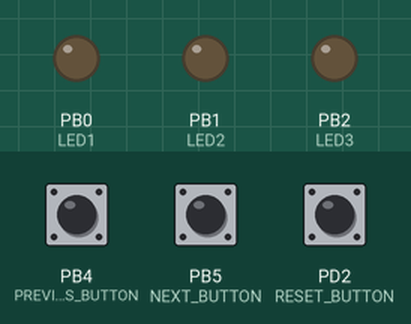
Simulated run of this program. Board: ATmega328P, built with avr-gcc and emulated at 16 MHz (the files do not name the chip). Shown: output pins drawn as LEDs (lit = HIGH). Dashed ring = blinking. The inputs (shaded band) are chosen by the test bench; at power-on: PB5 (NEXT_BUTTON) LOW, PB4 (PREVIOUS_BUTTON) LOW, PD2 (RESET_BUTTON) HIGH.

Above: at 1.2 s.
1.3 s: PB5 (NEXT_BUTTON) pulled HIGH for 0.15 s
At 1.45 s:
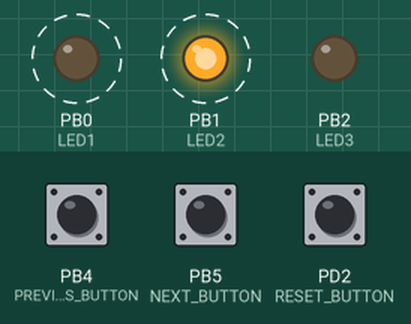
4.3 s: PB5 (NEXT_BUTTON) pulled HIGH for 1 s
At 4.7 s:
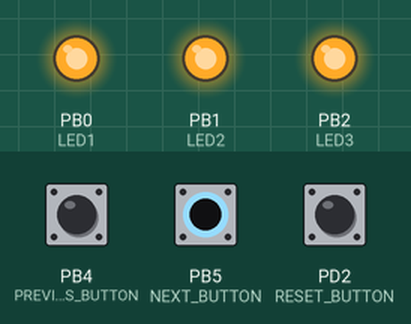
6.8 s: PB5 (NEXT_BUTTON) pulled HIGH for 3.2 s
At 7.8 s:
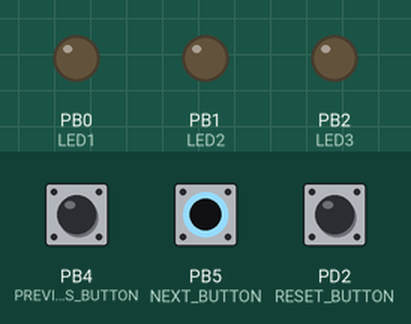
11.5 s: PB4 (PREVIOUS_BUTTON) pulled HIGH for 0.15 s
At 12.6 s:
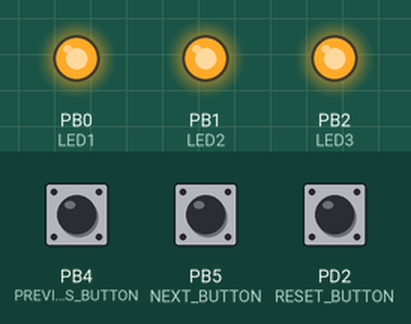
Timing chart, 0 to 14.1 s (numbered marks = the images above; inputs shaded):
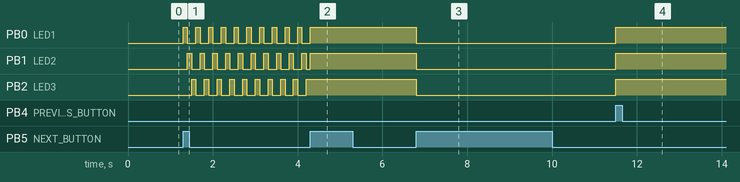

Measured:
- after the input at 1.3 s, PB0 (LED1): alternates HIGH for 0.10 s and LOW for 0.20 s, starting at once; PB1 (LED2): alternates HIGH for 0.10 s and LOW for 0.20 s, starting after 0.10 s; PB2 (LED3): alternates HIGH for 0.10 s and LOW for 0.20 s, starting after 0.20 s
- after the input at 4.3 s, PB0 (LED1): goes on until 4.3 s, then stays HIGH; PB2 (LED3): stops changing and stays HIGH
- after the input at 6.8 s, PB0 (LED1), PB1 (LED2), PB2 (LED3): HIGH → LOW at once
- after the input at 11.5 s, PB0 (LED1), PB1 (LED2), PB2 (LED3): LOW → HIGH at once

The program:

main.c
```c
/********************************************************************************
* main.c: Implementering av en tillståndsmaskin för tre lysdioder, som kan
*         anta tre tillstånd:
*
*
*         Tillstånd            Resultat
*            OFF       Lysdioderna hålls släckta.
*           BLINK      Lysdioderna blinkar i en slinga var 100:e millisekund.
*            ON        Lysdioderna hålls tända.
*
*          Två tryckknappar PREVIOUS_BUTTON samt NEXT_BUTTON anslutna till
*          pin 12 - 13 (PORTB4 - PORTB5) används för att uppdatera lysdiodernas
*          tillstånd framåt eller bakåt. En resetknapp RESET_BUTTON ansluten
*          till pin 2 (PORTD2) används för att omedelbart återställa
*          lysdioderna till startläget (lysdioderna släcks).
********************************************************************************/
#include "header.h"

/********************************************************************************
* main: Initierar systemet vid start (konfigurerar I/O-portar samt aktiverar
*       avbrott på tryckknapparnas pinnar). Programmet hålls sedan igång
*       kontinuerligt så länge matningsspänning tillförs. Lysdioderna tillstånd
*       uppdateras via avbrottsrutiner. Tillstånsdmaskinens utsignaler
*       uppdateras kontinuerligt utefter aktuellt tillstånd.
********************************************************************************/
int main(void)
{
   setup();

   while (1)
   {
      fsm_set_output(100);
   }

   return 0;
}
```

fsm.c
```c
/********************************************************************************
* fsm.c: Innehåller funktionalitet för implementering av tillståndsmaskinen
*        för styrning av lysdioderna. Pekare används vid passering av
*        blinkhastigheten för att direkt kunna avbryta en blinkning ifall
*        aktuellt tillstånd övergår från blinkande till annat tillstånd.
*        Fördröjningstiden som refereras till nollställs när detta sker,
*        vilket medför att kvarvarande fördröjningstid sätts till noll.
********************************************************************************/
#include "header.h"

/* Statiska funktioner: */
static void leds_blink(const volatile uint16_t* blink_speed_ms);
static void delay_ms(const volatile uint16_t* delay_time_ms);

/* Statiska datamedlemmar: */
static enum led_state state = LED_STATE_OFF; /* Lagrar dörrens tillstånd. */
static uint16_t speed_ms = 0;                /* Lysdiodernas blinkhastighet i ms. */

/********************************************************************************
* fsm_reset: Återställer tillståndsmaskinen till startläget, vilket innebär
*            att lysdioderna släcks.
********************************************************************************/
void fsm_reset(void)
{
   state = LED_STATE_OFF;
   speed_ms = 0;
   LEDS_OFF;
   return;
}

/********************************************************************************
* fsm_uppdate: Uppdaterar tillståndsmaskinen utefter nuvarande tillstånd samt
*              vilken tryckknapp som trycks ned. För att avbryta eventuell
*              blinkning så nollställs lysdiodernas blinkhastighet temporärt
*              när aktuellt tillstånd övergår från blinkande till något annat.
*              Tillståndsmaskinens utsignaler uppdateras innan funktionen
*              avslutas (eventuell blinkning genomförs ej, utan kräver att
*              användaren kör tillståndsmaskinen via funktionen fsm_set_output).
********************************************************************************/
void fsm_update(void)
{
   switch (state)
   {
      case LED_STATE_OFF:
      {
         if (NEXT_BUTTON_PRESSED)
         {
            state = LED_STATE_BLINK;
         }
         else if (PREVIOUS_BUTTON_PRESSED)
         {
            state = LED_STATE_ON;
         }

         break;
      }

      case LED_STATE_BLINK:
      {
         if (NEXT_BUTTON_PRESSED)
         {
            state = LED_STATE_ON;
            speed_ms = 0;
         }
         else if (PREVIOUS_BUTTON_PRESSED)
         {
            state = LED_STATE_OFF;
            speed_ms = 0;
         }

         break;
      }

      case LED_STATE_ON:
      {
         if (NEXT_BUTTON_PRESSED)
         {
            state = LED_STATE_OFF;
         }
         else if (PREVIOUS_BUTTON_PRESSED)
         {
            state = LED_STATE_BLINK;
         }

         break;
      }

      default:
      {
         fsm_reset();
         break;
      }
   }

   fsm_set_output(0);
   return;
}

/********************************************************************************
* fsm_set_output: Uppdaterar tillståndsmaskinens utsignaler utefter aktuellt
*                 tillstånd.
*
*                 blink_speed_ms: Lysdiodernas blinkhastighet vid blinkning.
********************************************************************************/
void fsm_set_output(const uint16_t blink_speed_ms)
{
   if (state == LED_STATE_OFF)
   {
      LEDS_OFF;
   }
   else if (state == LED_STATE_BLINK)
   {
      speed_ms = blink_speed_ms;
      leds_blink(&speed_ms);
   }
   else if (state == LED_STATE_ON)
   {
      LEDS_ON;
   }
   else
   {
      fsm_reset();
   }
   return;
}

/********************************************************************************
* leds_blink: Blinkar lysdioderna i en slinga med angiven blinkhastighet.
*             Blinkhastigheten refereras till via en pekare för att direkt kunna
*             uppdateras, exempelvis för att avbrytas, vilket åstadkommes genom
*             att värdet på den passerade adressen nollställs).
*
*             - blink_speed_ms: Pekare till blinkhastigheten mätt i ms.
********************************************************************************/
static void leds_blink(const volatile uint16_t* blink_speed_ms)
{
   LEDS_OFF;
   LED1_ON;
   delay_ms(blink_speed_ms);

   LED1_OFF;
   LED2_ON;
   delay_ms(blink_speed_ms);

   LED2_OFF;
   LED3_ON;
   delay_ms(blink_speed_ms);

   LED3_OFF;
   return;
}

/********************************************************************************
* delay_ms: Genererar fördröjning mätt i millisekunder. Fördröjningstiden
*           refereras till via en pekare för att direkt kunna uppdateras,
*           exempelvis för att avbrytas (åstadkommes genom att värdet på den
*           passerade adressen nollställs).
*
*           - delay_time_ms: Pekare till fördröjningstiden mätt i ms.
********************************************************************************/
static void delay_ms(const volatile uint16_t* delay_time_ms)
{
   for (uint16_t i = 0; i < *delay_time_ms; ++i)
   {
      _delay_ms(1);
   }

   return;
}
```

header.h
```c
/********************************************************************************
* header.h: Innehåller diverse definitioner och deklarationer för implementering
*           av tillståndsmaskinen.
********************************************************************************/
#ifndef HEADER_H_
#define HEADER_H_

/* Klockfrekvens (behövs för fördröjningsgenerering med funktionen _delay_ms): */
#define F_CPU 16000000UL /* 16 MHz. */

/* Inkluderingsdirektiv: */
#include <avr/io.h>        /* Innehåller information om I/O-register såsom DDRB och PORTB. */
#include <avr/interrupt.h> /* Innehåller information om avbrottsvektorer såsom PCINT0_vect. */
#include <util/delay.h>    /* Innehåller funktionalitet för fördröjningsgenerering. */

/* Makrodefinitioner: */
#define LED1 0 /* Lysdiod 1 ansluten till pin 8 / PORTB0. */
#define LED2 1 /* Lysdiod 2 ansluten till pin 9 / PORTB1. */
#define LED3 2 /* Lysdiod 3 ansluten till pin 10 / PORTB2. */

#define PREVIOUS_BUTTON 4 /* Knapp för byte till föregående tillstånd ansluten till pin 12 / PORTB4. */
#define NEXT_BUTTON 5     /* Knapp för byte till nästa tillstånd ansluten till pin 13 / PORTB5. */
#define RESET_BUTTON 2    /* Reset-knapp ansluten till pin 2 / PORTD2. */

#define LED1_ON PORTB |= (1 << LED1) /* Tänder lysdiod 1. */
#define LED2_ON PORTB |= (1 << LED2) /* Tänder lysdiod 2. */
#define LED3_ON PORTB |= (1 << LED3) /* Tänder lysdiod 3. */

#define LED1_OFF PORTB &= ~(1 << LED1) /* Släcker lysdiod 1. */
#define LED2_OFF PORTB &= ~(1 << LED2) /* Släcker lysdiod 2. */
#define LED3_OFF PORTB &= ~(1 << LED3) /* Släcker lysdiod 3. */

#define LEDS_ON PORTB |= (1 << LED1) | (1 << LED2) | (1 << LED3)     /* Tänder lysdioderna. */
#define LEDS_OFF PORTB &= ~((1 << LED1) | (1 << LED2) | (1 << LED3)) /* Släcker lysdioderna. */

#define PREVIOUS_BUTTON_PRESSED (PINB & (1 << PREVIOUS_BUTTON)) /* Indikerar byte till föregående tillstånd. */
#define NEXT_BUTTON_PRESSED (PINB & (1 << NEXT_BUTTON))         /* Indikerar byte till nästa tillstånd */
#define RESET_BUTTON_PRESSED (PIND & (1 << RESET_BUTTON))       /* Indikerar nedtryckning av reset-knappen. */

/********************************************************************************
* bool: Datatyp som indikerar sant eller falskt. Denna datatyp är vanlig i
*       flertalet programmeringsspråk. I C utgör bool dock inte en primitiv
*       datatyp, men kan implementeras via en enumeration som här eller via
*       inkludering av standardbiblioteket stdbool.h (för C99 och senare).
********************************************************************************/
typedef enum { false, true } bool;

/********************************************************************************
* led_state: Datatyp för lagring av lysdiodernas tillstånd.
********************************************************************************/
enum led_state { LED_STATE_OFF, LED_STATE_BLINK, LED_STATE_ON };

/********************************************************************************
* setup: Initierar mikrodatorn vid start.
********************************************************************************/
void setup(void);

/********************************************************************************
* fsm_reset: Återställer tillståndsmaskinen till startläget, vilket innebär
*            att lysdioderna släcks.
********************************************************************************/
void fsm_reset(void);

/********************************************************************************
* fsm_uppdate: Uppdaterar tillståndsmaskinen utefter nuvarande tillstånd samt
*              vilken tryckknapp som trycks ned.
********************************************************************************/
void fsm_update(void);

/********************************************************************************
* fsm_set_output: Uppdaterar tillståndsmaskinens utsignaler utefter aktuellt
*                 tillstånd.
*
*                 blink_speed_ms: Lysdiodernas blinkhastighet vid blinkning.
********************************************************************************/
void fsm_set_output(const uint16_t blink_speed_ms);

#endif /* HEADER_H_ */
```

interrupts.c
```c
/********************************************************************************
* interrupts.c: Innehåller avbrottsrutiner.
********************************************************************************/
#include "header.h"

/********************************************************************************
* ISR (PCINT0_vect): Avbrottsrutin för PCI-avbrott på I/O-port B, som anropas
*                    vid uppsläppning eller nedtryckning av tryckknappar
*                    anslutna till pin 12 - 13 (PORTB4 - PORTB4). Om någon av
*                    dessa knappar trycks ned så uppdateras tillståndsmaskinen.
********************************************************************************/
ISR (PCINT0_vect)
{
   if (PREVIOUS_BUTTON_PRESSED || NEXT_BUTTON_PRESSED)
   {
      fsm_update();
   }

   return;
}

/********************************************************************************
* ISR (INT0_vect): Avbrottsrutin, som anropas vid nedtryckning av reset-knappen
*                  ansluten till pin 2 (PORTD2). Vid reset så återställs
*                  tillståndsmaskinen till startläget (lysdioderna släcks).
********************************************************************************/
ISR (INT0_vect)
{
   fsm_reset();
   return;
}
```

setup.c
```c
/********************************************************************************
* setup.c: Innehåller initieringsrutiner.
********************************************************************************/
#include "header.h"

/* Statiska funktioner: */
static inline void init_ports(void);
static inline void init_interrupts(void);

/********************************************************************************
* setup: Initierar mikrodatorn vid start.
********************************************************************************/
void setup(void)
{
   init_ports();
   init_interrupts();
   fsm_reset();
   return;
}

/********************************************************************************
* init_ports: Sätter lysdiodernas pinnar till utportar och sätter tryckknapparnas
*             pinnar till aktiva inportar (insignalerna blir alltid 0 eller 1).
********************************************************************************/
static inline void init_ports(void)
{
   DDRB = (1 << LED1) | (1 << LED2) | (1 << LED3);
   PORTD = (1 << PREVIOUS_BUTTON) | (1 << NEXT_BUTTON);
   PORTD = (1 << RESET_BUTTON);
   return;
}

/********************************************************************************
* init_interrupts: Aktiverar PCI-avbrott på pin 12 - 13 / PORTB4 - PORTB5 samt
*                  externt avbrott INT0 på pin 2 (PORTD2) på stigande flank.
*
*                  PCI-avbrotten har avbrottsvektor PCINT0_vect.
*                  Externt avbrott INT0 har avbrottsvektor INT0_vect.
********************************************************************************/
static inline void init_interrupts(void)
{
   asm("SEI");
   PCICR = (1 << PCIE0);
   PCMSK0 = (1 << PREVIOUS_BUTTON) | (1 << NEXT_BUTTON);

   EICRA = (1 << ISC00) | (1 << ISC01);
   EIMSK = (1 << INT0);
   return;
}
```
